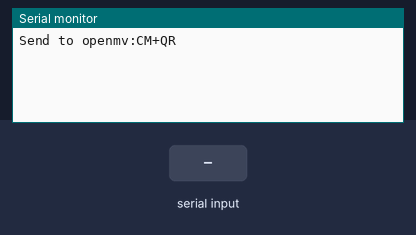
Recording of a sketch running on a simulated Arduino Mega 2560, built with avr-gcc and run on an emulated ATmega2560. Shown: the last lines printed to the serial monitor. The test bench sets the inputs (shaded band).

Above: at 0.9 s.
1.0 s: "1" received over the second serial link
At 1.3 s:
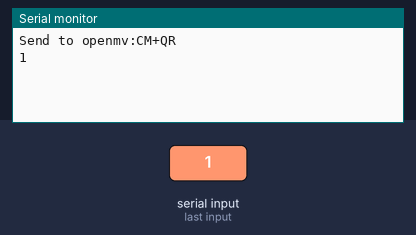
2.5 s: "Q" received over the second serial link
At 3.7 s:
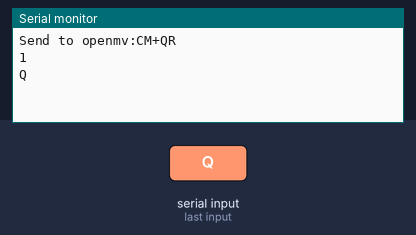
4.0 s: "R" received over the second serial link
At 4.8 s:
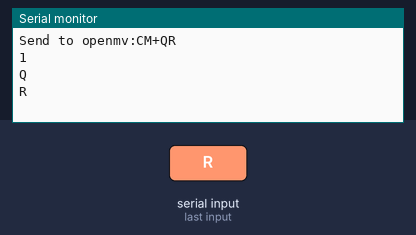
5.5 s: "W" received over the second serial link
At 6.0 s:
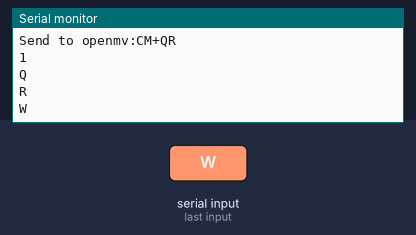
7.0 s: "L" received over the second serial link
At 8.2 s:
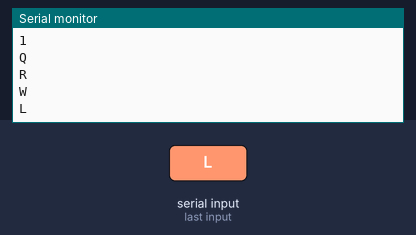
8.5 s: "P" received over the second serial link
At 9.4 s:
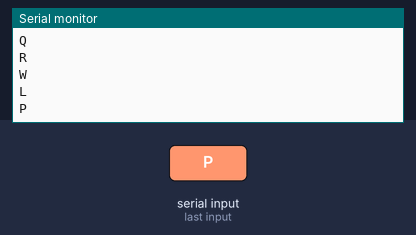

The sketch:

arduino_openmv.ino
```cpp
/********************************************
//  tips: 使用mega2560的硬件串口一与openmv进行通讯
//  参考文章： https://zhuanlan.zhihu.com/p/367614669
//  联系方式： 知乎 “Poao”
//                    2021/4/25  —— by Poao
**********************************************/

/************ openmv-uart1 *************/
// 发送  CM+XX   XX = QR|扫描二维码 、 WL|获取物料放置位置
// 接收  QR_XXXXXX  WL_XXXXXX   (X = 1、2、3)
// 对应 QR|任务码  WL|物料位置
String WL1_pose;    // 上层物料放置位置
String WL2_pose;    // 下层物料放置位置
String QR1_code;    // 上层物料任务码
String QR2_code;    // 上层物料任务码

char uart_recv[64];     // 串口缓存数据

void setup() {
    /*--------------硬件串口初始化----------------*/
  Serial.begin(115200);

  //uart1 ---  to openmv4 [TX-P4, RX-P5]
  Serial1.begin(9600);

// 这是需要调用的函数    【包括：给openmv发送指令，等待openmv传回数据】
   Get_message('Q');     // 获取二维码
   Get_message('P');     // 获取物料位置
}

void loop() {
  // put your main code here, to run repeatedly:

}
```

openmv.ino
```cpp
/******************************
 *      UART 相关函数
 *****************************/
// Uart_send_openmv(char CMD)    // 给openmv发送指令
// Uart_recv_openmv()            // 接收openmv发送的数据
// Get_message(char task)        // Q-二维码 P-物料位置

void Uart_send_openmv(char CMD)
{
  //Serial1.listen();
  switch(CMD){
    case '1':
    Serial1.print("CM+QR");  // 识别二维码
    Serial.println("Send to openmv:CM+QR");
    break;

    case '2':
    Serial1.print("CM+WL");  // 识别物料位置
    Serial.println("Send to openmv:CM+WL");
    break;

    default :
    Serial.println("Wrong cmd to send.");
    break;
  }
  }


void Uart_recv_openmv()   // QR1/QR2   CT1/CT2
{
  if(Serial1.available()>0)
  {
   int i=0;
   while(Serial1.available()>0)
  {
    uart_recv[i]=Serial1.read();
    i++;
    delay(2);   // 延时3ms
   }

   if(uart_recv[0]=='Q'&&uart_recv[1]=='R')     // 获取二维码
   {
    QR1_code = String(uart_recv[3])+String(uart_recv[4])+String(uart_recv[5]);
    QR2_code = String(uart_recv[6])+String(uart_recv[7])+String(uart_recv[8]);

    Serial.println("Got QR_CODE:"+QR1_code+QR2_code);

    }


    if(uart_recv[0]=='W'&&uart_recv[1]=='L')     // 获取物料放置位置
    {
      WL1_pose = String(uart_recv[3])+String(uart_recv[4])+String(uart_recv[5]);
      WL2_pose = String(uart_recv[6])+String(uart_recv[7])+String(uart_recv[8]);

    Serial.println("Got WL:"+WL1_pose+WL2_pose);
      }

     // 输出接收到的数据
     Serial.println(uart_recv);
       }
  }


void Get_message(char task)   // Q-二维码 P-物料位置 S-抓取顺序
{
  switch(task)
  {
    case 'Q':
    Uart_send_openmv('1');  // 发送扫描二维码的指令  √
    while(QR1_code=="" && QR2_code=="")
        Uart_recv_openmv();

    Serial.println("********** QRcode recved. ************");
    break;

    case 'P':
    Uart_send_openmv('2');  // 发送扫描物料的指令  √
    while(WL1_pose=="" || WL2_pose=="")
      Uart_recv_openmv();

    Serial.println("********** WLpose recved. ************");
    break;

    default :
    break;
  }
  }
```

Measured:
- after the input at 1.0 s, the serial monitor: prints a new line at once (image 1)
- after the input at 2.5 s, the serial monitor: prints a new line at once (image 2)
- after the input at 4.0 s, the serial monitor: prints a new line at once (image 3)
- after the input at 5.5 s, the serial monitor: prints a new line at once (image 4)
- after the input at 7.0 s, the serial monitor: prints a new line at once (image 5)
- after the input at 8.5 s, the serial monitor: prints a new line at once (image 6)
